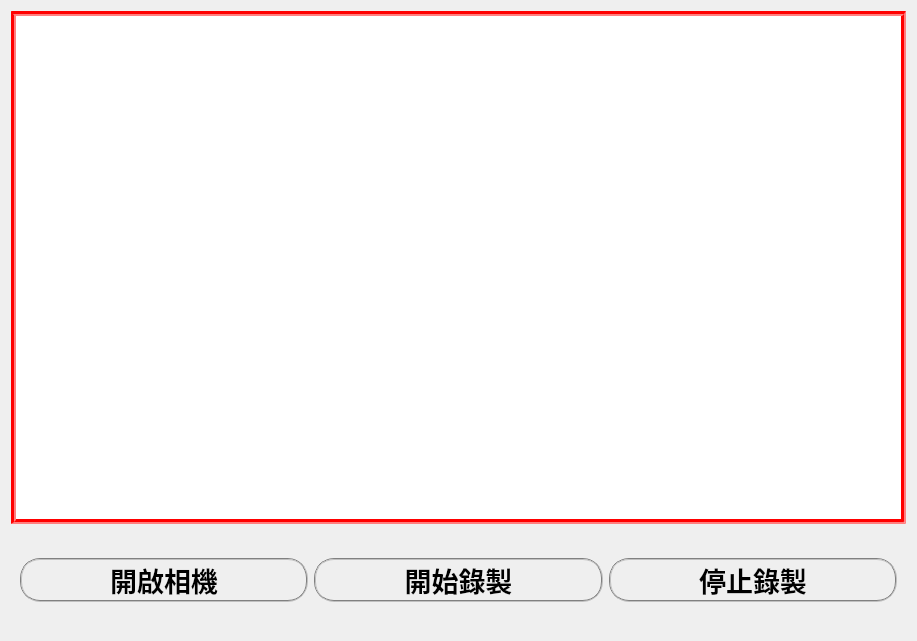
<?xml version="1.0" encoding="UTF-8"?>
<ui version="4.0">
 <class>Form</class>
 <widget class="QWidget" name="Form">
  <property name="geometry">
   <rect>
    <x>0</x>
    <y>0</y>
    <width>917</width>
    <height>641</height>
   </rect>
  </property>
  <property name="windowTitle">
   <string>新增烘焙模式</string>
  </property>
  <layout class="QVBoxLayout" name="verticalLayout">
   <item>
    <widget class="QLabel" name="cameraImageLabel">
     <property name="maximumSize">
      <size>
       <width>960</width>
       <height>540</height>
      </size>
     </property>
     <property name="font">
      <font>
       <pointsize>20</pointsize>
       <weight>75</weight>
       <bold>true</bold>
      </font>
     </property>
     <property name="layoutDirection">
      <enum>Qt::LeftToRight</enum>
     </property>
     <property name="styleSheet">
      <string notr="true">QLabel{
	border: 5px groove red;
	background-color: white;
}</string>
     </property>
     <property name="text">
      <string/>
     </property>
     <property name="scaledContents">
      <bool>true</bool>
     </property>
     <property name="alignment">
      <set>Qt::AlignCenter</set>
     </property>
    </widget>
   </item>
   <item>
    <widget class="QWidget" name="buttonLayout" native="true">
     <property name="maximumSize">
      <size>
       <width>16777215</width>
       <height>100</height>
      </size>
     </property>
     <layout class="QHBoxLayout" name="horizontalLayout">
      <item>
       <widget class="QPushButton" name="openCameraButton">
        <property name="font">
         <font>
          <pointsize>20</pointsize>
          <weight>75</weight>
          <bold>true</bold>
         </font>
        </property>
        <property name="styleSheet">
         <string notr="true">QPushButton{
    border:2px groove gray;
    border-radius:20px;
}
QWidget:hover{
    border:2px groove gray;
    border-radius:20px;
    background-color: rgba(32, 8, 255, 20);
}
QWidget:pressed{
    border:2px groove gray;
    border-radius:20px;
    background-color: rgba(32, 8, 255, 60);
}</string>
        </property>
        <property name="text">
         <string>開啟相機</string>
        </property>
       </widget>
      </item>
      <item>
       <widget class="QPushButton" name="startRecordButton">
        <property name="font">
         <font>
          <pointsize>20</pointsize>
          <weight>75</weight>
          <bold>true</bold>
         </font>
        </property>
        <property name="styleSheet">
         <string notr="true">QPushButton{
    border:2px groove gray;
    border-radius:20px;
}
QWidget:hover{
    border:2px groove gray;
    border-radius:20px;
    background-color: rgba(32, 8, 255, 20);
}
QWidget:pressed{
    border:2px groove gray;
    border-radius:20px;
    background-color: rgba(32, 8, 255, 60);
}</string>
        </property>
        <property name="text">
         <string>開始錄製</string>
        </property>
       </widget>
      </item>
      <item>
       <widget class="QPushButton" name="stopRecordButton">
        <property name="font">
         <font>
          <pointsize>20</pointsize>
          <weight>75</weight>
          <bold>true</bold>
         </font>
        </property>
        <property name="styleSheet">
         <string notr="true">QPushButton{
    border:2px groove gray;
    border-radius:20px;
}
QWidget:hover{
    border:2px groove gray;
    border-radius:20px;
    background-color: rgba(32, 8, 255, 20);
}
QWidget:pressed{
    border:2px groove gray;
    border-radius:20px;
    background-color: rgba(32, 8, 255, 60);
}</string>
        </property>
        <property name="text">
         <string>停止錄製</string>
        </property>
       </widget>
      </item>
     </layout>
    </widget>
   </item>
  </layout>
 </widget>
 <resources/>
 <connections/>
</ui>
